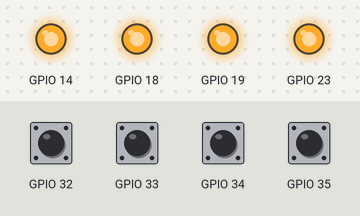
The sketch below on a simulated ESP32. On the bench: output pins drawn as LEDs (lit = HIGH). The test bench sets the inputs (shaded band); at power-on: GPIO 32–35 HIGH. What the sketch prints to the serial monitor is not drawn.

Above: at 2.5 s.
At 5.5 s:
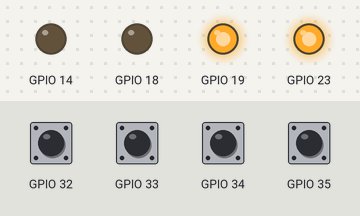
Timing chart, 0 to 7.9 s (numbered marks = the images above):
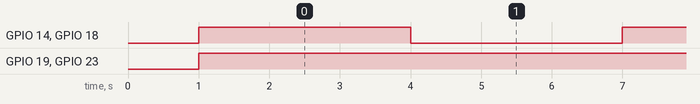

The sketch:

motortest4.ino
```cpp
#include "motor_test_4.h"

#define IN_B_1 18
#define IN_B_2 19
#define ENC_B_1 32
#define ENC_B_2 33
#define PWM_B_1 0
#define PWM_B_2 1


#define IN_A_1 14
#define IN_A_2 23
#define ENC_A_1 34
#define ENC_A_2 35
#define PWM_A_1 2
#define PWM_A_2 3

#define GEAR_RATIO 50


Motor mA(IN_A_1, IN_A_2, ENC_A_1, ENC_A_2, GEAR_RATIO, PWM_A_1, PWM_A_2);
Motor mB(IN_B_1, IN_B_2, ENC_B_1, ENC_B_2, GEAR_RATIO, PWM_B_1, PWM_B_2);

void setup() {
  Serial.begin(115200);
  delay(1000);
  attachAllEncoderInterrupts();
  Serial.println("Robot setup complete");
}

void loop() {

  mA.stop();
  mB.stop();
  delay(3000);
  mA.reverse(255);
  mB.reverse(255);
  delay(3000);
  mA.forward(255);
  mB.forward(255);
  Serial.print("mA deg: ");
  Serial.println(mA.get_deg());
  Serial.print("mb deg: ");
  Serial.println(mB.get_deg());
}
```

motor_test_4.cpp
```cpp
#include "motor_test_4.h"

#include <arduino.h>


// Global encoder-to-motor pointer map
Motor* encoderMap[40] = { nullptr };


Motor::Motor(int in1, int in2, int enc1, int enc2, int gearR, int pwmChannel1, int pwmChannel2)
  : in1(in1), in2(in2), enc1(enc1), enc2(enc2), gearR(gearR),
    pwmChannel1(pwmChannel1), pwmChannel2(pwmChannel2) {


  encoderMap[enc1]= this;
  encoderMap[enc2]= this;

  pinMode(enc1, INPUT_PULLUP);
  pinMode(enc2, INPUT_PULLUP);

  pinMode(in1, OUTPUT);
  pinMode(in2, OUTPUT);

  // Setup LEDC PWM
  ledcSetup(pwmChannel1, 18000, 8); // 1kHz, 8-bit resolution
  ledcSetup(pwmChannel2, 18000, 8);

  ledcAttachPin(in1, pwmChannel1);
  ledcAttachPin(in2, pwmChannel2);

  lastEncoded = 0;
  encoderValue = 0;
}

void Motor::forward(int speed) {
  ledcWrite(pwmChannel1, speed);  // Motor forward
  ledcWrite(pwmChannel2, 0);
}

void Motor::reverse(int speed) {
  ledcWrite(pwmChannel1, 0);
  ledcWrite(pwmChannel2, speed);  // Motor reverse
}

void Motor::stop() {
  ledcWrite(pwmChannel1, 255);
  ledcWrite(pwmChannel2, 255);
}

void Motor::updateEncoder() {
  lastEncoded++;
}

double Motor::get_deg() {
  return (double)lastEncoded / gearR;
}

void Motor::clear_movement() {
  lastEncoded = 0;
  encoderValue = 0;
}


// Forward declare the global encoder map
extern class Motor* encoderMap[40];

#define EXPAND(x) x

// Interrupt Helpers
#define ENCODER_PINS \
  X(32)         \
  X(33)         \
  X(34)         \
  X(35)

#define X(PIN) \
  void IRAM_ATTR encoderISR##PIN() { \
    if (encoderMap[EXPAND(PIN)]){\
      encoderMap[EXPAND(PIN)]->updateEncoder(); \
    } \
  }
  ENCODER_PINS
#undef X

void attachAllEncoderInterrupts() {
  #define X(PIN) attachInterrupt(digitalPinToInterrupt(PIN), encoderISR##PIN, CHANGE);
  ENCODER_PINS
  #undef X
}
```

motor_test_4.h
```cpp
#pragma once
#include <Arduino.h>

// Forward declare the global encoder map
extern class Motor* encoderMap[40];

void attachAllEncoderInterrupts();

class Motor {
public:
  /**
   * Constructor
   * @param in1 GPIO for motor IN1 (PWM)
   * @param in2 GPIO for motor IN2 (PWM)
   * @param enc1 GPIO for encoder channel A
   * @param enc2 GPIO for encoder channel B
   * @param gearR Gear ratio for degree conversion
   * @param pwmChannel1 LEDC PWM channel for IN1
   * @param pwmChannel2 LEDC PWM channel for IN2
   */
  Motor(int in1, int in2, int enc1, int enc2, int gearR, int pwmChannel1, int pwmChannel2);

  //Motor controls
  void forward(int speed = 255);
  void reverse(int speed = 255);
  void stop();

  // Encoder handling
  void updateEncoder();
  double get_deg();
  void clear_movement();

private:
  int in1, in2;              // Motor driver control pins
  int enc1, enc2;            // Encoder pins
  int gearR;                 // Gear ratio (for degrees)
  int pwmChannel1, pwmChannel2; // PWM channels
  volatile long encoderValue;   // Optional use for more precise tracking
  volatile long lastEncoded;
};
```

Measured:
- by itself, GPIO 14, GPIO 18: alternates HIGH for 3.0 s and LOW for 3.0 s
- by itself, GPIO 19, GPIO 23: LOW → HIGH at 1.0 s
- by itself, everything shown: repeats every 6.0 s, in 3 steps
